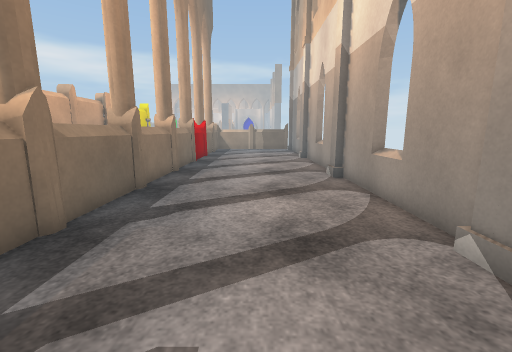
View 1 (above)

14 first-person views from a walk through a scene from a Unity 3-D project. The camera is 1.2 m above the floor, tilts 10° down and sees 90° across. The floor is counted in squares, 0.59 m on a side. Each view is taken from the middle of a square. On the plan, view 1 faces up. The plan holds only what a view shows up to about 16 squares ahead; the rest is blank. The place goes on beyond the plan. The player is left out. Surface patterns are stand-ins for the level's own textures.

View 2
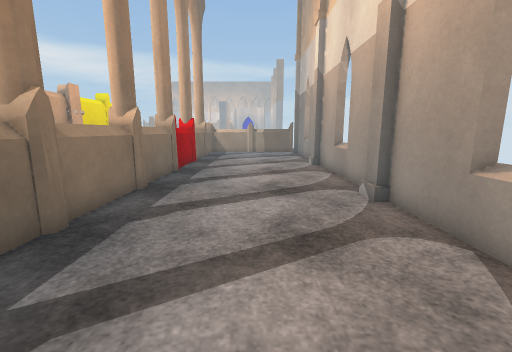

View 3
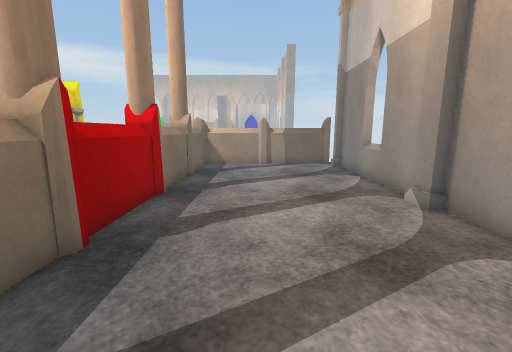

View 4
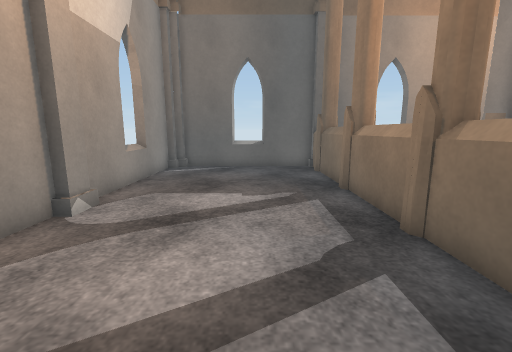

View 5
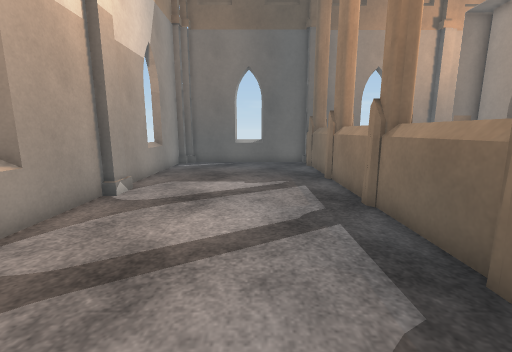

View 6
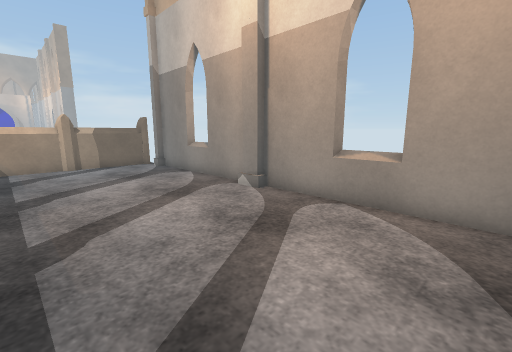

View 7
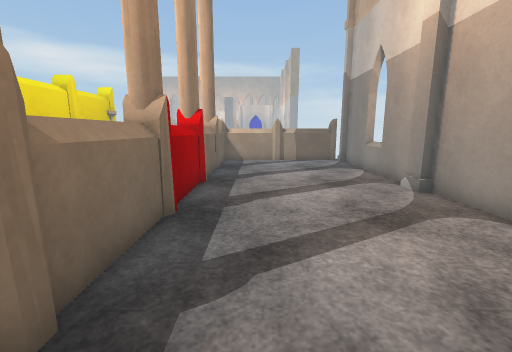

View 8
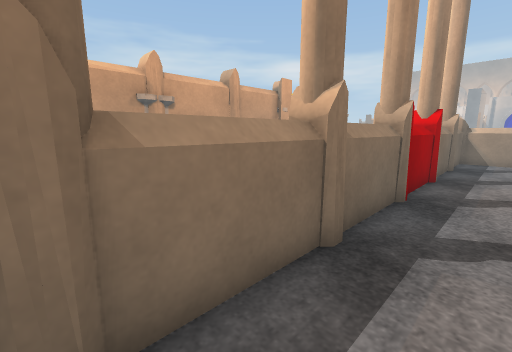

View 9
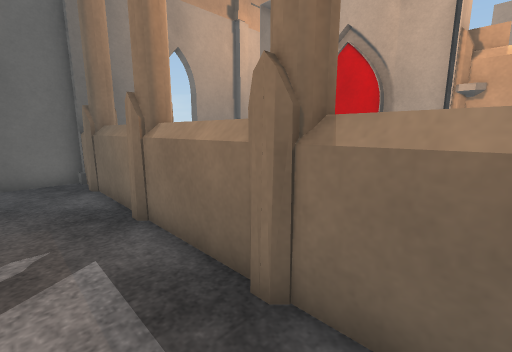

View 10
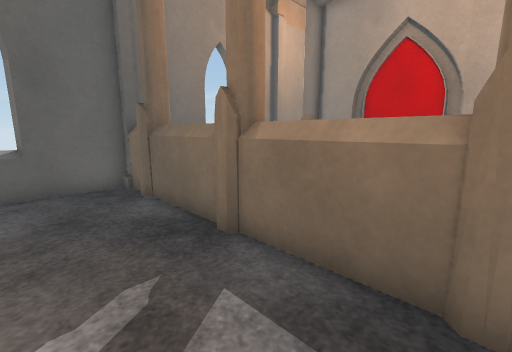

View 11
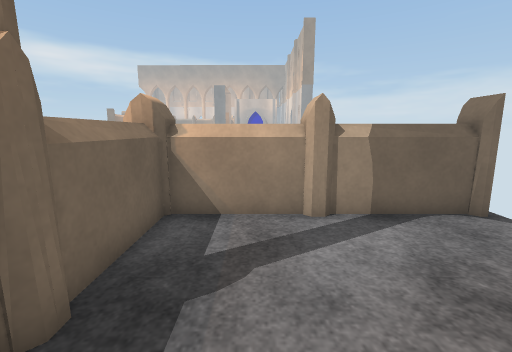

View 12
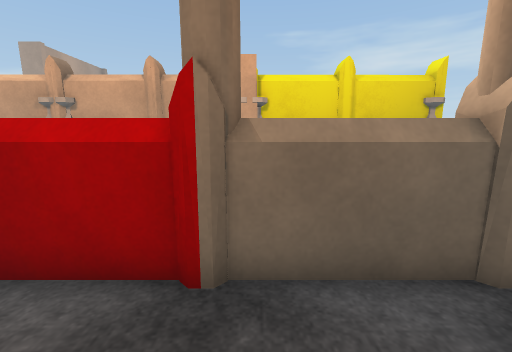

View 13
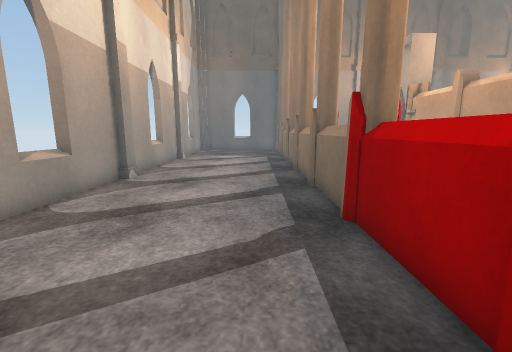

View 14
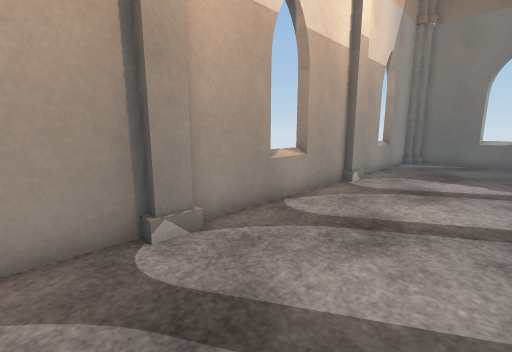

### Floor plan
Key: @ floor where view 1 was taken; # wall or solid block; . floor; = window, fence, low wall or low ledge; ^ raised ledge.
Columns run from 6 left of view 1 to 4 right of it. Each row starts with its distance up from view 1.
 30   #  ^   ^#
 29  #^^^^^^^^#
 28  ^^.......#
 27  ^^.......#
 26  ^^.......#
 25  ##.......#
 24  ^^.......=
 23  ^^.......#
 22  ^^.......#
 21  ##.......#
 20  ^^.......#
 19  ^^.......#
 18  ^^.......#
 17  ##.......#
 16  ^^.......=
 15  ^^.......#
 14  ^^.......#
 13  ##.......#
 12  ^^.......#
 11  ^^.......#
 10  ^^.......#
  9  ##.......#
  8  ^^.......=
  7  ^^.......#
  6  ^^.......#
  5  ##.......#
  4  ^^.......#
  3  ^^.......#
  2  ^^.......#
  1  ##.......#
  0  ^^...@...=
 -1  ^^.......=
 -2  ^^.......#
 -3  ##.......#
 -4   ^.......#
 -5 #####==####

Positions as (right, up) in squares from view 1, and headings:
1: (0, 0), facing up
2: (0, 4), facing up
3: (-1, 13), facing up
4: (-1, 10), facing down
5: (-1, 12), facing down
6: (-3, 13), facing up-right
7: (-2, 11), facing up
8: (-2, 9), facing up-left
9: (-2, 7), facing down-left
10: (-1, 5), facing down-left
11: (-2, 23), facing up
12: (-1, 22), facing left
13: (-2, 23), facing down
14: (-1, 14), facing down-right
